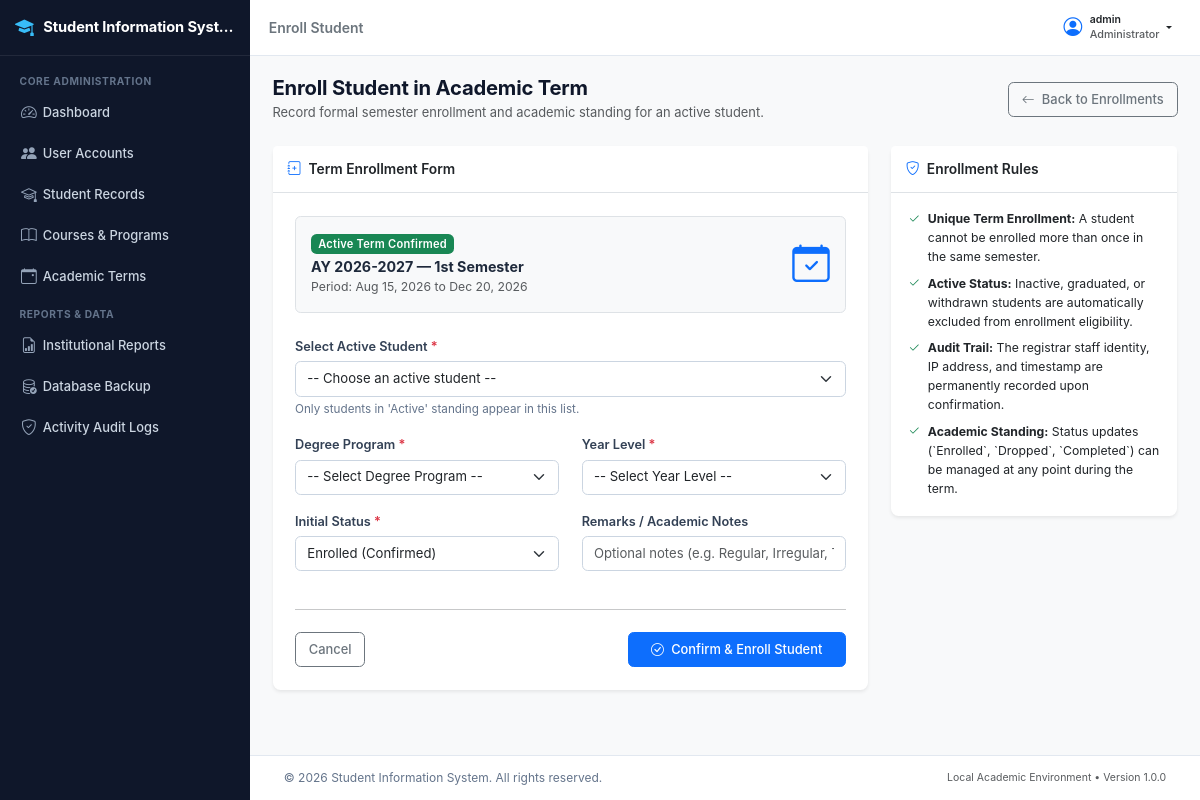
/registrar/enrollment/enroll.php (signed in), run on the app's committed database.
### tables this page shows
CREATE TABLE `semesters` (
  `semester_id` int(11) NOT NULL AUTO_INCREMENT,
  `ay_id` int(11) NOT NULL,
  `semester_term` enum('1st Semester','2nd Semester','Summer') NOT NULL,
  `is_active` tinyint(1) NOT NULL DEFAULT 0,
  `start_date` date NOT NULL,
  `end_date` date NOT NULL,
  `created_at` datetime NOT NULL DEFAULT current_timestamp(),
  PRIMARY KEY (`semester_id`),
  UNIQUE KEY `uq_ay_term` (`ay_id`,`semester_term`),
  KEY `idx_semesters_active` (`is_active`),
  CONSTRAINT `fk_semesters_ay` FOREIGN KEY (`ay_id`) REFERENCES `academic_years` (`ay_id`) ON UPDATE CASCADE
);

CREATE TABLE `academic_years` (
  `ay_id` int(11) NOT NULL AUTO_INCREMENT,
  `year_code` varchar(20) NOT NULL,
  `start_year` int(11) NOT NULL,
  `end_year` int(11) NOT NULL,
  `is_current` tinyint(1) NOT NULL DEFAULT 0,
  `created_at` datetime NOT NULL DEFAULT current_timestamp(),
  PRIMARY KEY (`ay_id`),
  UNIQUE KEY `year_code` (`year_code`),
  KEY `idx_ay_current` (`is_current`)
);

### includes/functions.php (called while the page is built, shortened)
<?php
function escape($data) {
    return htmlspecialchars((string)$data, ENT_QUOTES, 'UTF-8');
}
function format_date($date, $format = 'M d, Y') {
    $timestamp = strtotime($date);
    return $timestamp ? date($format, $timestamp) : 'N/A';
}

### registrar/enrollment/enroll.php (the view, shortened to what this page needs)
<?php
require_once __DIR__ . '/../../includes/functions.php';
$conn = db_connect();
$active_sem_sql = "SELECT sem.semester_id, sem.semester_term, sem.start_date, sem.end_date, ay.year_code
                   FROM semesters sem
                   INNER JOIN academic_years ay ON sem.ay_id = ay.ay_id
                   WHERE sem.is_active = 1
                   LIMIT 1";
$active_sem_res = mysqli_query($conn, $active_sem_sql);
$active_semester = mysqli_fetch_assoc($active_sem_res);
$already_enrolled = false;
require_once __DIR__ . '/../../includes/header.php';
?>
<div class="app-wrapper">
    <?php require_once __DIR__ . '/../../includes/sidebar.php'; ?>
    <div class="app-main">
        <?php require_once __DIR__ . '/../../includes/navbar.php'; ?>
        <main class="content-body">
            <div class="container-fluid px-0">
                <div class="d-flex flex-column flex-md-row justify-content-between align-items-md-center mb-4 gap-2">
                    <div>
                        <h1 class="h3 mb-1 fw-bold">Enroll Student in Academic Term</h1>
                        <p class="text-muted small mb-0">Record formal semester enrollment and academic standing for an active student.</p>
                    </div>
                    <div>
                        <a href="index.php" class="btn btn-outline-secondary">
                            <i class="bi bi-arrow-left me-1"></i> Back to Enrollments
                        </a>
                    </div>
                </div>
                <?php if (!$active_semester): ?>
                    <div class="alert alert-warning border-0 shadow-sm d-flex align-items-center" role="alert">
                        <i class="bi bi-exclamation-triangle-fill fs-3 me-3 text-warning"></i>
                        <div>
                            <h6 class="alert-heading fw-bold mb-1">No Active Academic Term</h6>
                            <p class="mb-0">There is currently no academic semester marked as active for enrollment. Please activate an academic semester in the Academic Terms management section before processing student enrollments.</p>
                        </div>
                    </div>
                <?php else: ?>
                    <div class="row">
                        <div class="col-lg-8">
                            <div class="card border-0 shadow-sm mb-4">
                                <div class="card-header bg-white py-3 border-bottom">
                                    <h6 class="card-title mb-0 fw-semibold">
                                        <i class="bi bi-journal-plus me-1 text-primary"></i> Term Enrollment Form
                                    </h6>
                                </div>
                                <div class="card-body p-4">
                                    <form method="POST" action="<?php echo APP_URL; ?>/process/enrollment/enroll-process.php">
                                        <div class="p-3 bg-light rounded border mb-4">
                                            <div class="d-flex justify-content-between align-items-center">
                                                <div>
                                                    <span class="badge bg-success mb-1">Active Term Confirmed</span>
                                                    <h5 class="fw-bold mb-0">
                                                        AY <?php echo escape($active_semester['year_code']); ?> &mdash; <?php echo escape($active_semester['semester_term']); ?>
                                                    </h5>
                                                    <small class="text-muted">
                                                        Period: <?php echo !empty($active_semester['start_date']) ? format_date($active_semester['start_date']) : 'Current'; ?>
                                                        to <?php echo !empty($active_semester['end_date']) ? format_date($active_semester['end_date']) : 'Current'; ?>
                                                    </small>
                                                </div>
                                                <i class="bi bi-calendar-check fs-1 text-primary"></i>
                                            </div>
                                        </div>
                                        <div class="mb-3">
                                            <label for="student_id" class="form-label fw-semibold">
                                                Select Active Student <span class="text-danger">*</span>
                                            </label>
                                            <select name="student_id" id="student_id" class="form-select" required onchange="onStudentSelect(this)">
                                                <option value="">-- Choose an active student --</option>
                                            </select>
                                            <div class="form-text">Only students in 'Active' standing appear in this list.</div>
                                        </div>
                                        <div class="row">
                                            <div class="col-md-6 mb-3">
                                                <label for="program_id" class="form-label fw-semibold">
                                                    Degree Program <span class="text-danger">*</span>
                                                </label>
                                                <select name="program_id" id="program_id" class="form-select" required>
                                                    <option value="">-- Select Degree Program --</option>
                                                </select>
                                            </div>
                                            <div class="col-md-6 mb-3">
                                                <label for="year_level" class="form-label fw-semibold">
                                                    Year Level <span class="text-danger">*</span>
                                                </label>
                                                <select name="year_level" id="year_level" class="form-select" required>
                                                    <option value="">-- Select Year Level --</option>
                                                </select>
                                            </div>
                                        </div>
                                        <div class="row">
                                            <div class="col-md-6 mb-3">
                                                <label for="enrollment_status" class="form-label fw-semibold">
                                                    Initial Status <span class="text-danger">*</span>
                                                </label>
                                                <select name="enrollment_status" id="enrollment_status" class="form-select" required>
                                                    <option value="Enrolled" selected>Enrolled (Confirmed)</option>
                                                </select>
                                            </div>
                                            <div class="col-md-6 mb-3">
                                                <label for="remarks" class="form-label fw-semibold">Remarks / Academic Notes</label>
                                                <input type="text" name="remarks" id="remarks" class="form-control" placeholder="Optional notes (e.g. Regular, Irregular, Transferee)">
                                            </div>
                                        </div>
                                        <hr class="my-4">
                                        <div class="d-flex justify-content-between align-items-center">
                                            <a href="index.php" class="btn btn-outline-secondary">
                                                Cancel
                                            </a>
                                            <button type="submit" class="btn btn-primary px-4" <?php echo $already_enrolled ? 'disabled' : ''; ?>>
                                                <i class="bi bi-check-circle me-1"></i> Confirm & Enroll Student
                                            </button>
                                        </div>
                                    </form>
                                </div>
                            </div>
                        </div>
                        <div class="col-lg-4">
                            <div class="card border-0 shadow-sm mb-4">
                                <div class="card-header bg-white py-3 border-bottom">
                                    <h6 class="card-title mb-0 fw-semibold">
                                        <i class="bi bi-shield-check me-1 text-primary"></i> Enrollment Rules
                                    </h6>
                                </div>
                                <div class="card-body">
                                    <ul class="list-unstyled small mb-0">
                                        <li class="mb-2 d-flex">
                                            <i class="bi bi-check2 text-success me-2 flex-shrink-0"></i>
                                            <span><strong>Unique Term Enrollment:</strong> A student cannot be enrolled more than once in the same semester.</span>
                                        </li>
                                        <li class="mb-2 d-flex">
                                            <i class="bi bi-check2 text-success me-2 flex-shrink-0"></i>
                                            <span><strong>Active Status:</strong> Inactive, graduated, or withdrawn students are automatically excluded from enrollment eligibility.</span>
                                        </li>
                                        <li class="mb-2 d-flex">
                                            <i class="bi bi-check2 text-success me-2 flex-shrink-0"></i>
                                            <span><strong>Audit Trail:</strong> The registrar staff identity, IP address, and timestamp are permanently recorded upon confirmation.</span>
                                        </li>
                                        <li class="d-flex">
                                            <i class="bi bi-check2 text-success me-2 flex-shrink-0"></i>
                                            <span><strong>Academic Standing:</strong> Status updates (`Enrolled`, `Dropped`, `Completed`) can be managed at any point during the term.</span>
                                        </li>
                                    </ul>
                                </div>
                            </div>
                        </div>
                    </div>
                <?php endif; ?>
            </div>
        </main>
        <?php require_once __DIR__ . '/../../includes/footer.php'; ?>

### assets/css/style.css (style rules this page uses)
:root { --sis-primary: #1e3a8a; --sis-primary-hover: #172554; --sis-secondary: #0f766e; --sis-accent: #2563eb; --sis-bg: #f8fafc; --sis-sidebar-width: 250px; --sis-header-height: 56px; --sis-text-main: #1e293b; --sis-text-muted: #64748b; --sis-border: #e2e8f0; }
html { font-size: 15px; -webkit-font-smoothing: antialiased; -moz-osx-font-smoothing: grayscale; }
body { font-family: -apple-system, BlinkMacSystemFont, "Segoe UI", Roboto, "Helvetica Neue", Arial, sans-serif; background-color: var(--sis-bg); color: var(--sis-text-main); font-size: 0.933rem; line-height: 1.55; min-height: 100vh; }
h1, .h1 { font-size: 1.45rem; font-weight: 700; color: #0f172a; }
h3, .h3 { font-size: 1.15rem; font-weight: 600; color: #0f172a; }
h5, .h5 { font-size: 0.95rem; font-weight: 600; color: #1e293b; }
h6, .h6 { font-size: 0.875rem; font-weight: 600; color: #334155; }
.app-wrapper { display: flex; min-height: 100vh; }
.app-main { flex: 1; margin-left: 250px; display: flex; flex-direction: column; min-height: 100vh; min-width: 0; }
.content-body { flex: 1; padding: 1.35rem 1.5rem; min-width: 0; }
.content-body h1, .content-body .h3 { font-size: 1.35rem; font-weight: 700; color: #0f172a; letter-spacing: -0.01em; }
.content-body p.text-muted { font-size: 0.86rem; line-height: 1.45; }
.card { border-radius: 0.5rem; border-color: var(--sis-border); }
.card-header { font-size: 0.9rem; font-weight: 600; padding: 0.75rem 1rem; background-color: #ffffff; }
.card-header .card-title { font-size: 0.92rem; font-weight: 600; }
.card-body { padding: 1.15rem; }
.form-label { font-size: 0.85rem; font-weight: 600; color: #334155; margin-bottom: 0.3rem; }
.form-control, .form-select { font-size: 0.875rem; padding: 0.45rem 0.75rem; border-radius: 0.375rem; border-color: #cbd5e1; }
.form-text { font-size: 0.78rem; color: #64748b; margin-top: 0.25rem; }
.btn { font-size: 0.86rem; font-weight: 500; padding: 0.45rem 0.85rem; border-radius: 0.375rem; }
.badge { font-size: 0.74rem; font-weight: 600; padding: 0.38em 0.65em; letter-spacing: 0.02em; }

### data on the page
semesters: ay.year_code "2026-2027", semester_term "1st Semester", start_date "Aug 15, 2026", end_date "Dec 20, 2026"

### other printed values
APP_NAME "Student Information Syst…"
$page_title "Enroll Student"
$auth_user['username'] "admin"
$auth_user['role_name'] "Administrator"
APP_NAME "Student Information System"
APP_VERSION "1.0.0"
